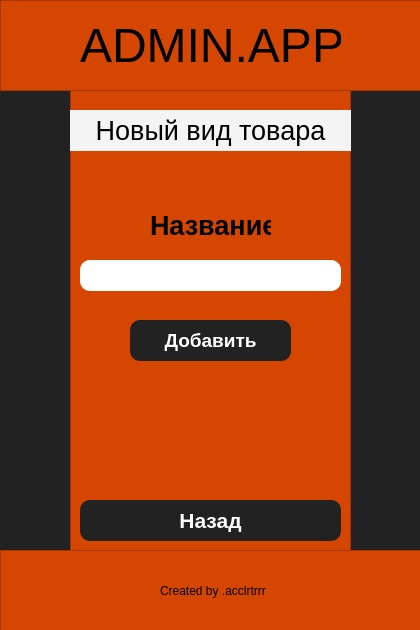
<?xml version="1.0" encoding="UTF-8"?>
<ui version="4.0">
 <class>MainWindow</class>
 <widget class="QMainWindow" name="MainWindow">
  <property name="geometry">
   <rect>
    <x>0</x>
    <y>0</y>
    <width>420</width>
    <height>630</height>
   </rect>
  </property>
  <property name="windowTitle">
   <string>MainWindow</string>
  </property>
  <widget class="QWidget" name="centralwidget">
   <property name="styleSheet">
    <string notr="true">background-color: rgb(34, 34, 34)</string>
   </property>
   <widget class="QFrame" name="frame">
    <property name="geometry">
     <rect>
      <x>0</x>
      <y>0</y>
      <width>481</width>
      <height>91</height>
     </rect>
    </property>
    <property name="styleSheet">
     <string notr="true">background-color: rgb(213, 71, 0)</string>
    </property>
    <property name="frameShape">
     <enum>QFrame::StyledPanel</enum>
    </property>
    <property name="frameShadow">
     <enum>QFrame::Raised</enum>
    </property>
    <widget class="QLabel" name="label_7">
     <property name="geometry">
      <rect>
       <x>80</x>
       <y>20</y>
       <width>261</width>
       <height>51</height>
      </rect>
     </property>
     <property name="font">
      <font>
       <family>Yu Gothic UI</family>
       <pointsize>36</pointsize>
      </font>
     </property>
     <property name="text">
      <string>ADMIN.APP</string>
     </property>
    </widget>
   </widget>
   <widget class="QFrame" name="frame_2">
    <property name="geometry">
     <rect>
      <x>70</x>
      <y>90</y>
      <width>281</width>
      <height>471</height>
     </rect>
    </property>
    <property name="font">
     <font>
      <family>Train One</family>
      <pointsize>18</pointsize>
     </font>
    </property>
    <property name="styleSheet">
     <string notr="true">background-color: rgb(213, 71, 0)</string>
    </property>
    <property name="frameShape">
     <enum>QFrame::StyledPanel</enum>
    </property>
    <property name="frameShadow">
     <enum>QFrame::Raised</enum>
    </property>
    <widget class="QPushButton" name="pushButton">
     <property name="enabled">
      <bool>true</bool>
     </property>
     <property name="geometry">
      <rect>
       <x>60</x>
       <y>230</y>
       <width>161</width>
       <height>41</height>
      </rect>
     </property>
     <property name="font">
      <font>
       <family>Yu Gothic UI</family>
       <pointsize>14</pointsize>
       <weight>75</weight>
       <bold>true</bold>
      </font>
     </property>
     <property name="mouseTracking">
      <bool>false</bool>
     </property>
     <property name="layoutDirection">
      <enum>Qt::LeftToRight</enum>
     </property>
     <property name="styleSheet">
      <string notr="true">QPushButton{
	background-color: rgb(34, 34, 34);
	border-radius: 10;
	color: white
}

QPushButton: pressed{
	background-color: rgb(81, 81, 81)
}</string>
     </property>
     <property name="text">
      <string>Добавить</string>
     </property>
    </widget>
    <widget class="QPushButton" name="pushButton_4">
     <property name="geometry">
      <rect>
       <x>10</x>
       <y>410</y>
       <width>261</width>
       <height>41</height>
      </rect>
     </property>
     <property name="font">
      <font>
       <family>Yu Gothic UI</family>
       <pointsize>16</pointsize>
       <weight>75</weight>
       <bold>true</bold>
      </font>
     </property>
     <property name="layoutDirection">
      <enum>Qt::LeftToRight</enum>
     </property>
     <property name="styleSheet">
      <string notr="true">QPushButton{
	background-color: rgb(34, 34, 34);
	border-radius: 10;
	color: white
}

QPushButton: pressed{
	background-color: rgb(81, 81, 81)
}</string>
     </property>
     <property name="text">
      <string>Назад</string>
     </property>
    </widget>
    <widget class="QLabel" name="label_3">
     <property name="geometry">
      <rect>
       <x>80</x>
       <y>120</y>
       <width>121</width>
       <height>31</height>
      </rect>
     </property>
     <property name="font">
      <font>
       <family>Yu Gothic UI</family>
       <pointsize>20</pointsize>
       <weight>75</weight>
       <bold>true</bold>
      </font>
     </property>
     <property name="text">
      <string>Название</string>
     </property>
    </widget>
    <widget class="QLineEdit" name="lineEdit">
     <property name="geometry">
      <rect>
       <x>10</x>
       <y>170</y>
       <width>261</width>
       <height>31</height>
      </rect>
     </property>
     <property name="font">
      <font>
       <family>Yu Gothic UI</family>
       <pointsize>10</pointsize>
       <weight>75</weight>
       <bold>true</bold>
      </font>
     </property>
     <property name="styleSheet">
      <string notr="true">background-color: white;
border-radius: 10;
</string>
     </property>
    </widget>
    <widget class="QLabel" name="label_8">
     <property name="geometry">
      <rect>
       <x>0</x>
       <y>20</y>
       <width>281</width>
       <height>41</height>
      </rect>
     </property>
     <property name="font">
      <font>
       <family>Yu Gothic UI</family>
       <pointsize>20</pointsize>
      </font>
     </property>
     <property name="styleSheet">
      <string notr="true">background-color: rgb(244, 244, 244);
</string>
     </property>
     <property name="text">
      <string>Новый вид товара</string>
     </property>
     <property name="alignment">
      <set>Qt::AlignCenter</set>
     </property>
    </widget>
   </widget>
   <widget class="QFrame" name="frame_3">
    <property name="geometry">
     <rect>
      <x>0</x>
      <y>550</y>
      <width>481</width>
      <height>91</height>
     </rect>
    </property>
    <property name="styleSheet">
     <string notr="true">background-color: rgb(213, 71, 0)</string>
    </property>
    <property name="frameShape">
     <enum>QFrame::StyledPanel</enum>
    </property>
    <property name="frameShadow">
     <enum>QFrame::Raised</enum>
    </property>
    <widget class="QLabel" name="label_2">
     <property name="geometry">
      <rect>
       <x>160</x>
       <y>30</y>
       <width>111</width>
       <height>21</height>
      </rect>
     </property>
     <property name="font">
      <font>
       <family>Yu Gothic UI</family>
       <pointsize>9</pointsize>
      </font>
     </property>
     <property name="text">
      <string>Created by .acclrtrrr</string>
     </property>
    </widget>
   </widget>
  </widget>
 </widget>
 <resources/>
 <connections/>
</ui>
